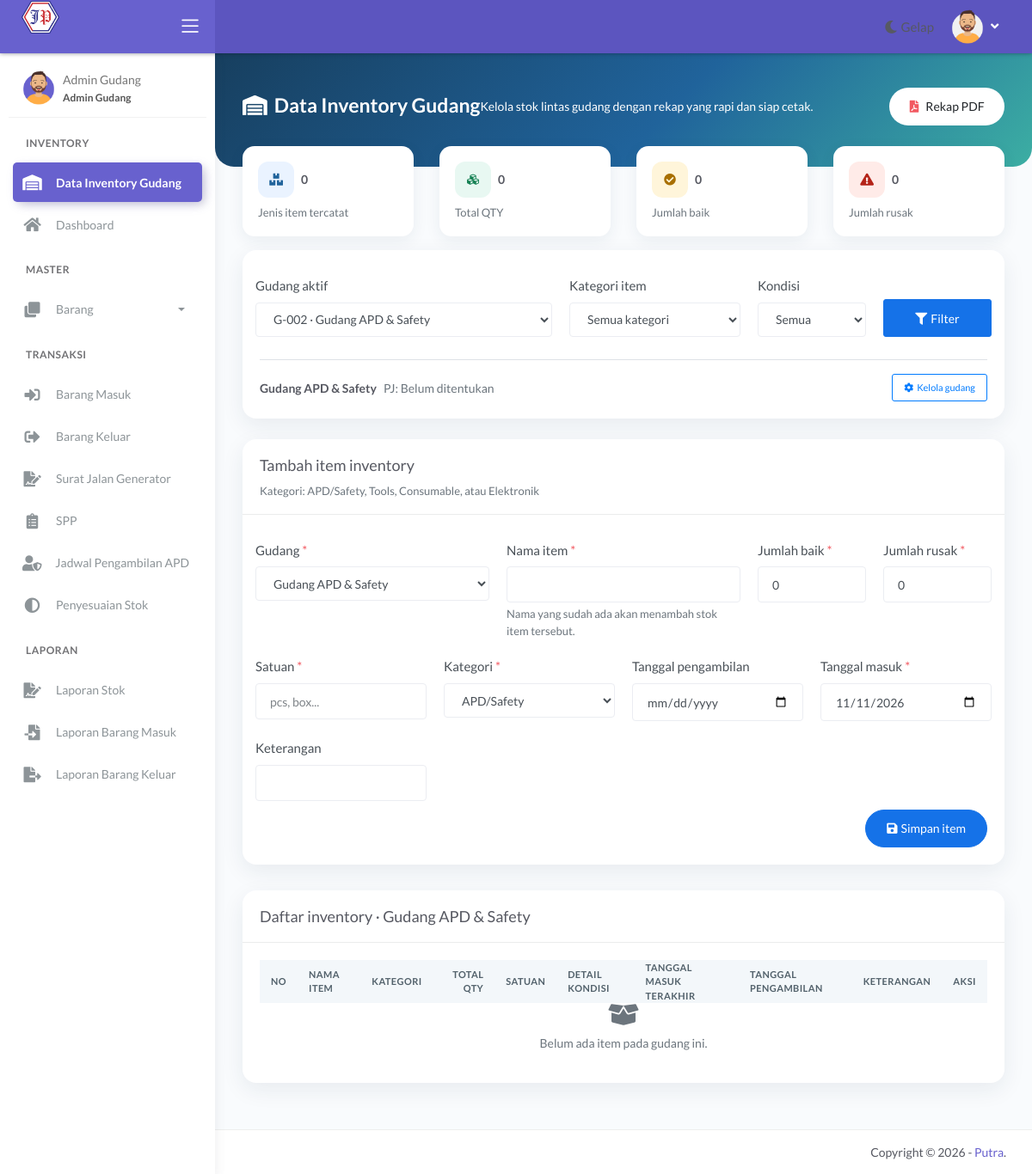
The app's page /main.php?module=inventory (signed in) with its own data.
### tables this page shows
CREATE TABLE IF NOT EXISTS `tbl_gudang` (
  `id_gudang` int(10) unsigned NOT NULL AUTO_INCREMENT,
  `kode_gudang` varchar(20) NOT NULL,
  `nama_gudang` varchar(100) NOT NULL,
  `penanggung_jawab` varchar(100) NOT NULL,
  `created_at` timestamp NOT NULL DEFAULT current_timestamp(),
  PRIMARY KEY (`id_gudang`),
  UNIQUE KEY `uq_gudang_kode` (`kode_gudang`)
);

### modules/inventory/tampil_data.php (the view, shortened to what this page needs)
<?php
function inventory_e($value)
{
  return htmlspecialchars((string) $value, ENT_QUOTES, 'UTF-8');
}
function inventory_qty_format($value)
{
  return rtrim(rtrim(number_format((float) $value, 2, ',', '.'), '0'), ',');
}
$selectedWarehouse = isset($_GET['gudang_id']) ? filter_var($_GET['gudang_id'], FILTER_VALIDATE_INT) : false;
$selectedWarehouse = $selectedWarehouse && $selectedWarehouse > 0 ? $selectedWarehouse : 0;
$editItem = null;
$warehouseResult = mysqli_query($mysqli, 'SELECT id_gudang, kode_gudang, nama_gudang, penanggung_jawab FROM tbl_gudang ORDER BY nama_gudang ASC');
$warehouses = array();
while ($warehouse = mysqli_fetch_assoc($warehouseResult)) {
  $warehouses[] = $warehouse;
}
if ($selectedWarehouse === 0 && count($warehouses) > 0) {
  $selectedWarehouse = (int) $warehouses[0]['id_gudang'];
}
$items = array();
$totalQty = 0;
$goodCount = 0;
$damagedCount = 0;
$currentWarehouse = null;
foreach ($warehouses as $warehouse) {
  if ((int) $warehouse['id_gudang'] === $selectedWarehouse) {
    $currentWarehouse = $warehouse;
    break;
  }
}
$isEdit = is_array($editItem);
$formWarehouse = $isEdit ? (int) $editItem['gudang_id'] : $selectedWarehouse;
?>
<div class="inventory-hero">
  <div class="page-inner py-45">
    <div class="d-flex align-items-center justify-content-between flex-wrap">
      <div class="page-header text-white mb-2">
        <h4 class="page-title text-white mb-1"><i class="fas fa-warehouse mr-2"></i>Data Inventory Gudang</h4>
        <p class="mb-0 opacity-8">Kelola stok lintas gudang dengan rekap yang rapi dan siap cetak.</p>
      </div>
      <a href="modules/inventory/cetak.php?gudang_id=<?php echo (int) $selectedWarehouse; ?>" target="_blank" class="btn btn-light btn-round mb-2"><i class="fas fa-file-pdf text-danger mr-2"></i>Rekap PDF</a>
    </div>
  </div>
</div>
<div class="page-inner mt--5">
  <div class="row">
    <div class="col-sm-6 col-xl-3"><div class="inventory-stat mb-3"><span class="icon mr-2"><i class="fas fa-boxes"></i></span><strong><?php echo count($items); ?></strong><div class="text-muted small mt-2">Jenis item tercatat</div></div></div>
    <div class="col-sm-6 col-xl-3"><div class="inventory-stat mb-3"><span class="icon mr-2" style="background:#e8f8f2;color:#178255"><i class="fas fa-cubes"></i></span><strong><?php echo inventory_qty_format($totalQty); ?></strong><div class="text-muted small mt-2">Total QTY</div></div></div>
    <div class="col-sm-6 col-xl-3"><div class="inventory-stat mb-3"><span class="icon mr-2" style="background:#fff5da;color:#a86f00"><i class="fas fa-check-circle"></i></span><strong><?php echo inventory_qty_format($goodCount); ?></strong><div class="text-muted small mt-2">Jumlah baik</div></div></div>
    <div class="col-sm-6 col-xl-3"><div class="inventory-stat mb-3"><span class="icon mr-2" style="background:#ffebe8;color:#b42318"><i class="fas fa-exclamation-triangle"></i></span><strong><?php echo inventory_qty_format($damagedCount); ?></strong><div class="text-muted small mt-2">Jumlah rusak</div></div></div>
  </div>
  <div class="card inventory-card mb-4">
    <div class="card-body">
      <form method="get" class="row align-items-end">
        <div class="form-group col-md-5 mb-2"><label>Gudang aktif</label><select name="gudang_id" class="form-control" onchange="this.form.submit()"><?php foreach ($warehouses as $warehouse): ?><option value="<?php echo (int) $warehouse['id_gudang']; ?>" <?php echo $selectedWarehouse === (int) $warehouse['id_gudang'] ? 'selected' : ''; ?>><?php echo inventory_e($warehouse['kode_gudang'] . ' · ' . $warehouse['nama_gudang']); ?></option><?php endforeach; ?></select></div>
        <div class="form-group col-md-3 mb-2"><label>Kategori item</label><select name="kategori" class="form-control"><option value="">Semua kategori</option></select></div>
        <div class="form-group col-md-2 mb-2"><label>Kondisi</label><select name="kondisi" class="form-control"><option value="">Semua</option></select></div>
        <div class="form-group col-md-2 mb-2"><button class="btn btn-primary btn-block"><i class="fas fa-filter mr-1"></i>Filter</button></div>
      </form>
      <div class="d-flex flex-wrap justify-content-between align-items-center border-top pt-3 mt-2">
        <div><strong><?php echo $currentWarehouse ? inventory_e($currentWarehouse['nama_gudang']) : 'Gudang'; ?></strong><span class="text-muted ml-2">PJ: <?php echo $currentWarehouse ? inventory_e($currentWarehouse['penanggung_jawab']) : '-'; ?></span></div>
        <button class="btn btn-outline-primary btn-sm mt-2 mt-md-0" data-toggle="modal" data-target="#warehouseModal"><i class="fas fa-cog mr-1"></i>Kelola gudang</button>
      </div>
    </div>
  </div>
  <div class="card inventory-card">
    <div class="card-header d-flex justify-content-between align-items-center flex-wrap">
      <div><h4 class="card-title mb-1"><?php echo $isEdit ? 'Ubah item inventory' : 'Tambah item inventory'; ?></h4><small class="text-muted">Kategori: APD/Safety, Tools, Consumable, atau Elektronik</small></div>
    </div>
    <div class="card-body">
      <form method="post" action="modules/inventory/proses.php" class="row">
        <div class="form-group col-md-4"><label>Gudang <span class="text-danger">*</span></label><select name="gudang_id" class="form-control" required><?php foreach ($warehouses as $warehouse): ?><option value="<?php echo (int) $warehouse['id_gudang']; ?>" <?php echo $formWarehouse === (int) $warehouse['id_gudang'] ? 'selected' : ''; ?>><?php echo inventory_e($warehouse['nama_gudang']); ?></option><?php endforeach; ?></select></div>
        <div class="form-group col-md-4"><label>Nama item <span class="text-danger">*</span></label><input name="nama_item" class="form-control" required maxlength="150" value="<?php echo $isEdit ? inventory_e($editItem['nama_item']) : ''; ?>"><small class="form-text text-muted">Nama yang sudah ada akan menambah stok item tersebut.</small></div>
        <div class="form-group col-md-2"><label>Jumlah baik <span class="text-danger">*</span></label><input type="number" name="qty_baik" class="form-control" min="0" step="0.01" inputmode="decimal" required value="<?php echo $isEdit ? inventory_e($editItem['qty_baik']) : '0'; ?>"></div>
        <div class="form-group col-md-2"><label>Jumlah rusak <span class="text-danger">*</span></label><input type="number" name="qty_rusak" class="form-control" min="0" step="0.01" inputmode="decimal" required value="<?php echo $isEdit ? inventory_e($editItem['qty_rusak']) : '0'; ?>"></div>
        <div class="form-group col-md-3"><label>Satuan <span class="text-danger">*</span></label><input name="satuan" class="form-control" required maxlength="40" placeholder="pcs, box..." value="<?php echo $isEdit ? inventory_e($editItem['satuan']) : ''; ?>"></div>
        <div class="form-group col-md-3"><label>Kategori <span class="text-danger">*</span></label><select name="kategori" class="form-control" required><?php foreach (array('APD/Safety', 'Tools', 'Consumable', 'Elektronik') as $category): ?><option <?php echo $isEdit && $editItem['kategori'] === $category ? 'selected' : ''; ?>><?php echo inventory_e($category); ?></option><?php endforeach; ?></select></div>
        <div class="form-group col-md-3"><label>Tanggal pengambilan</label><input type="date" name="tanggal_pengambilan" class="form-control" value="<?php echo $isEdit ? inventory_e($editItem['tanggal_pengambilan']) : ''; ?>"></div>
        <div class="form-group col-md-3"><label><?php echo $isEdit ? 'Keterangan' : 'Tanggal masuk'; ?><?php echo $isEdit ? '' : ' <span class="text-danger">*</span>'; ?></label><?php if ($isEdit): ?><input name="keterangan" class="form-control" maxlength="500" value="<?php echo inventory_e($editItem['keterangan']); ?>"><?php else: ?><input type="date" name="tanggal_masuk" class="form-control" required value="<?php echo date('Y-m-d'); ?>"><?php endif; ?></div>
        <?php if (!$isEdit): ?><div class="form-group col-md-3"><label>Keterangan</label><input name="keterangan" class="form-control" maxlength="500"></div><?php endif; ?>
        <div class="col-12 text-right"><button class="btn btn-primary btn-round px-4"><i class="fas fa-save mr-1"></i><?php echo $isEdit ? 'Simpan perubahan' : 'Simpan item'; ?></button></div>
      </form>
    </div>
  </div>
  <div class="card inventory-card mt-4">
    <div class="card-header"><h4 class="card-title mb-0">Daftar inventory · <?php echo $currentWarehouse ? inventory_e($currentWarehouse['nama_gudang']) : '-'; ?></h4></div>
    <div class="card-body"><div class="table-responsive"><table class="table inventory-table table-hover"><thead><tr><th>No</th><th>Nama item</th><th>Kategori</th><th class="text-right">Total QTY</th><th>Satuan</th><th>Detail kondisi</th><th>Tanggal masuk terakhir</th><th>Tanggal pengambilan</th><th>Keterangan</th><th>Aksi</th></tr></thead><tbody>
      <?php if (count($items) === 0): ?><tr><td colspan="10" class="text-center text-muted py-5"><i class="fas fa-box-open fa-2x mb-2 d-block"></i>Belum ada item pada gudang ini.</td></tr><?php endif; ?>
    </tbody></table></div></div>
  </div>
</div>

### assets/css/theme.css (style rules this page uses)
:root { color-scheme: light; }

### modules/inventory/tampil_data.php (style rules this page uses)
.inventory-hero { background: linear-gradient(135deg, #173f5f 0%, #20639b 55%, #3caea3 100%); border-radius: 0 0 22px 22px; }
.inventory-card { border: 0; border-radius: 16px; box-shadow: 0 8px 26px rgba(28, 54, 80, .08); }
.inventory-stat { border-radius: 14px; padding: 18px; background: #fff; box-shadow: 0 5px 18px rgba(28, 54, 80, .07); }
.inventory-stat .icon { width: 42px; height: 42px; border-radius: 12px; display: inline-flex; align-items: center; justify-content: center; background: #eaf3ff; color: #20639b; }
.inventory-table thead th { background: #f3f7fa; border: 0; color: #52616b; font-size: 11px; text-transform: uppercase; letter-spacing: .04em; }
.inventory-table td { vertical-align: middle; }

### records on screen
tbl_gudang: nama_gudang "Gudang APD & Safety", penanggung_jawab "Belum ditentukan"

### other values on screen
$_SESSION['nama_user'] "Admin Gudang"
$_SESSION['hak_akses'] "Admin Gudang"
count($items) "0"
inventory_qty_format($totalQty) "0"
inventory_qty_format($goodCount) "0"
inventory_qty_format($damagedCount) "0"
form field gudang_id "G-002 · Gudang APD & Safety"
form field gudang_id "Gudang APD & Safety"
form field kategori "APD/Safety"
